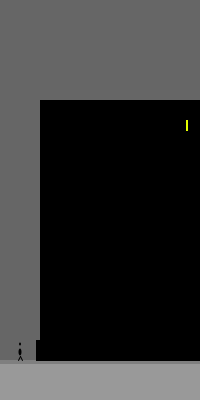
Frame 1 (no input)
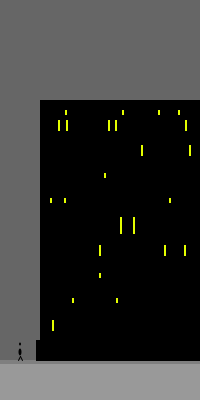
Frame 60 (the mouse pressed at the canvas centre just before this capture)
Frame 120 (the mouse held since frame 60 and released just before this capture): identical to frame 60, image omitted

The Processing sketch that drew these frames (run headless with seeded random() and noise(); from frame 60 on, the mouse is pressed at the canvas centre):

// Processing sketch: processing_36776
// ── processing_36776.pde

void setup() {
  size(200, 400);
  colorMode(RGB, width);
  rectMode(CORNERS);
  background(80);
  //ground plane
  noStroke();
  fill(120);
  rect(0, height*.9, width, height);
  fill(100);
  rect(0, height*.9, width, height*.91);

  //scale figure
  fill(0);
  ellipse(width*.1, height*.86, 2, 3);
  ellipse(width*.1, height*.88, 3, 7);
  strokeWeight(1);
  stroke(0);
  line(width*.1, height*.89, width*.09, height*.90);
  line(width*.1, height*.89, width*.11, height*.90);

  //building form,variable boundaries
  fill(0);
  rect(width*.2, height*.25, width, height*.9);
  rect(width*.18, height*.85, width, height*.9);
}

float count=width*.22;
float num=25;


void draw() {

  rectMode(CENTER);
  //windows,variable
  if (count%2==0) {

    //set 1
    if (count<=width*.22) {
      fill(180, 200, 0);
      rect(width*.22+(random(count*15)), (num*4.5), 3, 6);
    }

    if (count<=width*.22) {
      fill(180, 200, 0);
      rect(width*.22+(random(count*25)), (num*5), 3, 12);
    }
  }

  if (count%4==0) {

    if (count<=width*.22) {
      fill(180, 200, 0);
      rect(width*.22+(random(count*15)), (num*6), 3, 12);
    }
    if (count<=width*.22) {
      fill(180, 200, 0);
      rect(width*.22+(random(count*25)), (num*7), 3, 6);
    }

    //set 2
    if (count<=width*.22) {
      fill(180, 200, 0);
      rect(width*.22+(random(count*15)), (num*8), 3, 6);
    }

    if (count<=width*.22) {
      fill(180, 200, 0);
      rect(width*.22+(random(count*25)), (num*9), 3, 18);
    }
  }

  if (count%4==0) {

    if (count<=width*.22) {
      fill(180, 200, 0);
      rect(width*.22+(random(count*15)), (num*10), 3, 12);
    }
    if (count<=width*.22) {
      fill(180, 200, 0);
      rect(width*.22+(random(count*25)), (num*11), 3, 6);
    }

    //set 3
    if (count<=width*.22) {
      fill(180, 200, 0);
      rect(width*.22+(random(count*15)), (num*12), 3, 6);
    }

    if (count<=width*.22) {
      fill(180, 200, 0);
      rect(width*.22+(random(count*25)), (num*13), 3, 12);
    }
  }



  count++;
}
